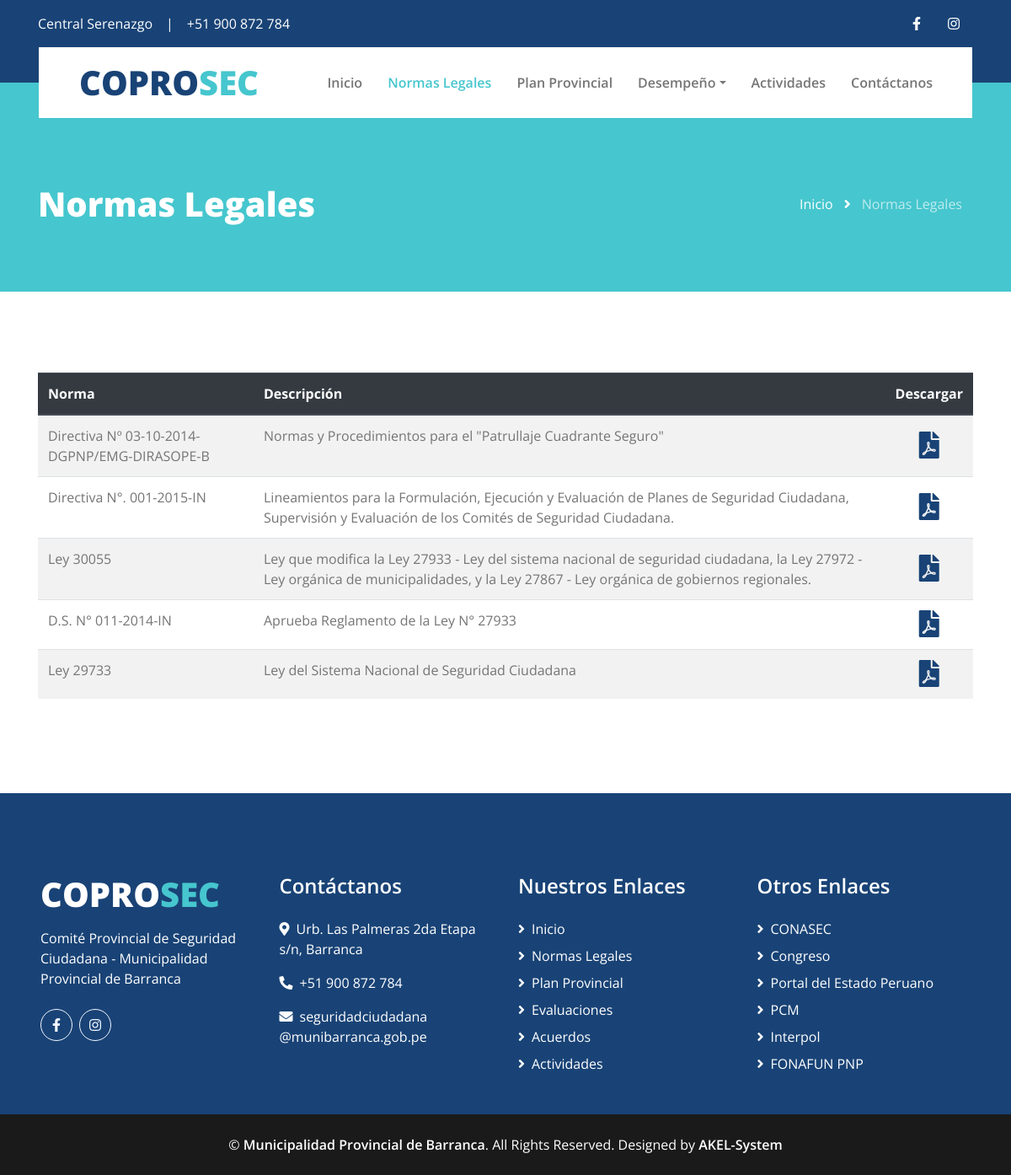
/codisec/legal/norms/, run on the app's committed database.
### applications/general/models.py (models this page shows, shortened)
class General(models.Model):
    mobile = models.CharField('Movil',max_length=15)
    email = models.EmailField('Email',max_length=150)
    address = models.CharField('Direccion',max_length=255)
    created_at = models.DateTimeField('Creado el',auto_now_add=True)
    updated_at = models.DateTimeField('Actualizado el',auto_now=True)
    class Meta:
        verbose_name = 'Dato General'
        verbose_name_plural = 'Generales'
        ordering = ['-created_at']

### applications/legal/models.py (models this page shows, shortened)
class Norms(models.Model):
    title = models.CharField('Norma Legal',max_length=100)
    description = models.CharField('Descripción',max_length=250)
    file = models.FileField('Archivo',upload_to='norms/')
    created_at = models.DateTimeField('Creado el',auto_now_add=True)
    updated_at = models.DateTimeField('Actualizado el',auto_now=True)
    class Meta:
        verbose_name = "Norma Legal"
        verbose_name_plural = "Normas Legales"
        ordering = ['created_at']

### applications/legal/views.py (the view)
# urls.py: path('norms/', NormsListView.as_view(), name='norms_list'),
class NormsListView(ListView):
    template_name = "legal/norms_list.html"
    context_object_name = 'norms'
    def get_queryset(self):
        return Norms.objects.all().order_by('-created_at')

### applications/general/processors.py (called while the page is built)
def ctx_general(request):
    from applications.general.models import General
    general = General.objects.first()
    return {
        'general': general
    }

### applications/social/processors.py (called while the page is built)
def ctx_dict_social_links(request):
    ctx = {}
    social_links = Link.objects.all()
    for link in social_links:
        ctx[link.key] = link.url
    return ctx

### templates/legal/norms_list.html (shortened to what this page needs)
{% extends "core/base.html" %}
{% load static %}
{% block content %}
    <div class="page-header container-fluid bg-secondary pt-2 pt-lg-5 pb-2 mb-5">
        <div class="container py-5">
            <div class="row align-items-center py-4">
                <div class="col-md-6 text-center text-md-left">
                    <h1 class="mb-4 mb-md-0 text-white">Normas Legales</h1>
                </div>
                <div class="col-md-6 text-center text-md-right">
                    <div class="d-inline-flex align-items-center">
                        <a class="btn text-white" href="{% url "home" %}">Inicio</a>
                        <i class="fas fa-angle-right text-white"></i>
                        <a class="btn text-white disabled" href="">Normas Legales</a>
                    </div>
                </div>
            </div>
        </div>
    </div>
    <div class="container py-5">
        <table class="table table-striped">
            <thead class="thead-dark">
                <tr>
                    <th scope="col">Norma</th>
                    <th scope="col">Descripción</th>
                    <th scope="col" class="text-center align-middle">Descargar</th>
                </tr>
            </thead>
            <tbody>
                {% for norm in norms %}
                <tr>
                    <td>{{ norm.title }}</td>
                    <td>{{ norm.description }}</td>
                    <td class="text-center align-middle">
                        <a href="{{ norm.file.url }}" title="Descargar {{ norm.title }}" target="_blank" rel="noopener" class="pdf-download d-inline-flex align-items-center">
                            <i class="fas fa-file-pdf fa-2x text-primary" aria-hidden="true"></i>
                        </a>
                    </td>
                </tr>
                {% empty %}
                <tr>
                    <td colspan="3">No hay normas legales disponibles.</td>
                </tr>
                {% endfor %}
            </tbody>
        </table>
    </div>
{% endblock content %}

### templates/core/base.html (shortened to what this page needs)
<!DOCTYPE html>
<html lang="en">
<head>
    {% load static %}
    <link href="https://cdnjs.cloudflare.com/ajax/libs/font-awesome/5.15.0/css/all.min.css" rel="stylesheet">
    <link href="{% static 'lib/owlcarousel/assets/owl.carousel.min.css' %}" rel="stylesheet">
    <link href="{% static 'css/style.css' %}" rel="stylesheet">
</head>
<body>
    <div class="container-fluid bg-primary py-3">
        <div class="container">
            <div class="row">
                <div class="col-md-6 text-center text-lg-left mb-2 mb-lg-0">
                    <div class="d-inline-flex align-items-center">
                        <a class="text-white pr-3" href="">Central Serenazgo</a>
                        <span class="text-white">|</span>
                        <a class="text-white px-3" href="">{{ general.mobile }}</a>
                    </div>
                </div>
                <div class="col-md-6 text-center text-lg-right">
                    <div class="d-inline-flex align-items-center">
                        {% if LINK_FACEBOOK %}
                        <a class="text-white px-3" href="{{LINK_FACEBOOK}}">
                            <i class="fab fa-facebook-f"></i>
                        </a>
                        {% endif %}
                        {% if LINK_INSTAGRAM %}
                        <a class="text-white px-3" href="{{LINK_INSTAGRAM}}">
                            <i class="fab fa-instagram"></i>
                        </a>
                        {% endif %}
                    </div>
                </div>
            </div>
        </div>
    </div>
    <div class="container-fluid position-relative nav-bar p-0">
        <div class="container-lg position-relative p-0 px-lg-3" style="z-index: 9;">
            <nav class="navbar navbar-expand-lg bg-white navbar-light py-3 py-lg-0 pl-3 pl-lg-5">
                <a href="{% url "home" %}" class="navbar-brand">
                    <h1 class="m-0 text-secondary"><span class="text-primary">COPRO</span>SEC</h1>
                </a>
                <div class="collapse navbar-collapse justify-content-between px-3" id="navbarCollapse">
                    <div class="navbar-nav ml-auto py-0">
                        <a href="{% url "home" %}" class="nav-item nav-link {% if request.resolver_match.url_name == 'home' %}active{% endif %} ">Inicio</a>
                        <a href="{% url "norms_list" %}" class="nav-item nav-link {% if request.resolver_match.url_name == 'norms_list' %}active{% endif %}">Normas Legales</a>
                        <a href="{% url "plan_list" %}" class="nav-item nav-link {% if request.resolver_match.url_name == 'plan_list' %}active{% endif %}">Plan Provincial</a>
                        <div class="nav-item dropdown">
                            <a href="#" class="nav-link dropdown-toggle  " data-toggle="dropdown">Desempeño</a>
                        </div>
                        <a href="{% url "activities" %}" class="nav-item nav-link {% if request.resolver_match.url_name == 'activities' %}active{% endif %}">Actividades</a>
                        <a href="{% url "contact" %}" class="nav-item nav-link {% if request.resolver_match.url_name == 'contact' %}active{% endif %}">Contáctanos</a>
                    </div>
                </div>
            </nav>
        </div>
    </div>
    {% block content %}
    {% endblock %}
    <div class="container-fluid bg-primary text-white mt-5 pt-5 px-sm-3 px-md-5">
        <div class="row pt-5">
            <div class="col-lg-3 col-md-6 mb-5">
                <a href=""><h1 class="text-secondary mb-3"><span class="text-white">COPRO</span>SEC</h1></a>
                <p>Comité Provincial de Seguridad Ciudadana - Municipalidad Provincial de Barranca</p>
                <div class="d-flex justify-content-start mt-4">
                    {% if LINK_FACEBOOK %}
                    <a class="btn btn-outline-light rounded-circle text-center mr-2 px-0" style="width: 38px; height: 38px;" href="{{LINK_FACEBOOK}}"><i class="fab fa-facebook-f"></i></a>
                    {% endif %}
                    {% if LINK_INSTAGRAM %}
                    <a class="btn btn-outline-light rounded-circle text-center mr-2 px-0" style="width: 38px; height: 38px;" href="{{LINK_INSTAGRAM}}"><i class="fab fa-instagram"></i></a>
                    {% endif %}
                </div>
            </div>
            <div class="col-lg-3 col-md-6 mb-5">
                <h4 class="text-white mb-4">Contáctanos</h4>
                <p><i class="fa fa-map-marker-alt mr-2"></i>{{ general.address }}</p>
                <p><i class="fa fa-phone-alt mr-2"></i>{{ general.mobile }}</p>
                <p><i class="fa fa-envelope mr-2"></i>seguridadciudadana @munibarranca.gob.pe</p>
            </div>
            <div class="col-lg-3 col-md-6 mb-5">
                <h4 class="text-white mb-4">Nuestros Enlaces</h4>
                <div class="d-flex flex-column justify-content-start">
                    <a class="text-white mb-2" href="{% url "home" %}"><i class="fa fa-angle-right mr-2"></i>Inicio</a>
                    <a class="text-white mb-2" href="{% url "norms_list" %}"><i class="fa fa-angle-right mr-2"></i>Normas Legales</a>
                    <a class="text-white mb-2" href="{% url "plan_list" %}"><i class="fa fa-angle-right mr-2"></i>Plan Provincial</a>
                    <a class="text-white mb-2" href="{% url "assessment_list" %}"><i class="fa fa-angle-right mr-2"></i>Evaluaciones</a>
                    <a class="text-white mb-2" href="{% url "agreement_list" %}"><i class="fa fa-angle-right mr-2"></i>Acuerdos</a>
                    <a class="text-white" href="{% url "activities" %}"><i class="fa fa-angle-right mr-2"></i>Actividades</a>
                </div>
            </div>
            <div class="col-lg-3 col-md-6 mb-5">
                <h4 class="text-white mb-4">Otros Enlaces</h4>
                <div class="d-flex flex-column justify-content-start">
                    <a class="text-white mb-2" href="https://conasec.mininter.gob.pe/" target="_blank"><i class="fa fa-angle-right mr-2"></i>CONASEC</a>
                    <a class="text-white mb-2" href="https://www.congreso.gob.pe/" target="_blank"><i class="fa fa-angle-right mr-2"></i>Congreso</a>
                    <a class="text-white mb-2" href="https://www.peru.gob.pe/" target="_blank"><i class="fa fa-angle-right mr-2"></i>Portal del Estado Peruano</a>
                    <a class="text-white mb-2" href="https://www.gob.pe/pcm" target="_blank"><i class="fa fa-angle-right mr-2"></i>PCM</a>
                    <a class="text-white mb-2" href="https://www.interpol.int/" target="_blank"><i class="fa fa-angle-right mr-2"></i>Interpol</a>
                    <a class="text-white" href="http://fonafun.pnp.gob.pe/" target="_blank"><i class="fa fa-angle-right mr-2"></i>FONAFUN PNP</a>
                </div>
            </div>
        </div>
    </div>
    <div class="container-fluid bg-dark text-white py-4 px-sm-3 px-md-5">
        <p class="m-0 text-center text-white">
            &copy; <a class="text-white font-weight-medium" href="#">Municipalidad Provincial de Barranca</a>. All Rights Reserved. Designed by
            <a class="text-white font-weight-medium" href="https://htmlcodex.com">AKEL-System</a>
        </p>
    </div>
</body>
</html>

### data on the page
General: mobile "+51 900 872 784", address "Urb. Las Palmeras 2da Etapa s/n, Barranca"
Norms: title "Directiva Nº 03-10-2014-DGPNP/EMG-DIRASOPE-B", description "Normas y Procedimientos para el \"Patrullaje Cuadrante Seguro\""
Norms: title "Directiva N°. 001-2015-IN", description "Lineamientos para la Formulación, Ejecución y Evaluación de Planes de Seguridad Ciudadana, Supervisión y Evaluación de los Comités de Seguridad Ciudadana."
Norms: title "Ley 30055", description "Ley que modifica la Ley 27933 - Ley del sistema nacional de seguridad ciudadana, la Ley 27972 - Ley orgánica de municipalidades, y la Ley 27867 - Ley orgánica de gobiernos regionales."
Norms: title "D.S. N° 011-2014-IN", description "Aprueba Reglamento de la Ley N° 27933"
Norms: title "Ley 29733", description "Ley del Sistema Nacional de Seguridad Ciudadana"
